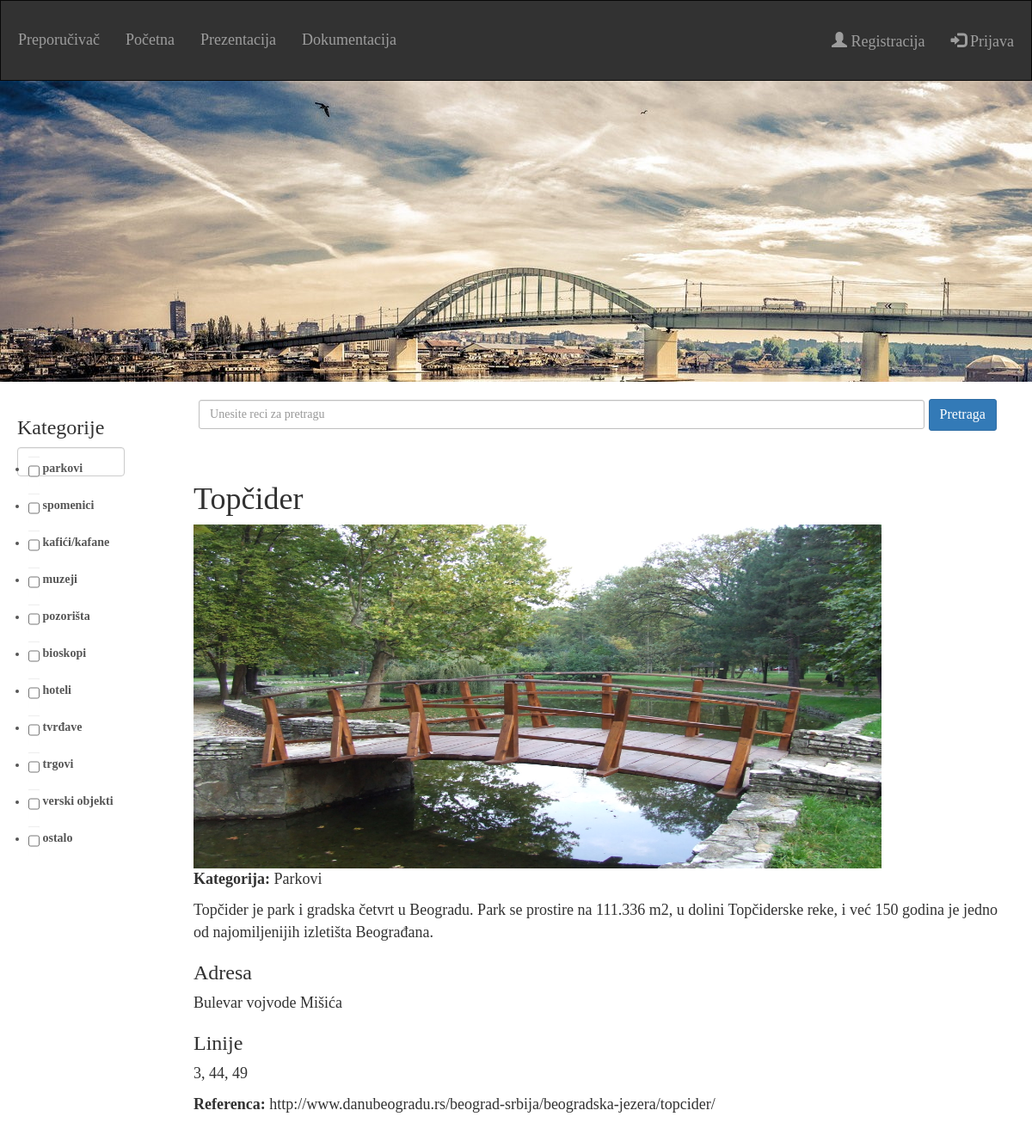
Page /preporucivac/13/ on the committed database.
### preporucivac/models.py (models this page shows, shortened)
class Mesto(models.Model):
	naziv = models.CharField(max_length=256)
	tip = models.IntegerField()
	slika = models.CharField(max_length=256)
	opis = models.TextField()
	adresa = models.CharField(max_length=256)
	linije = models.CharField(max_length=256)
	referenca = models.CharField(max_length=256)
	brojac = models.BigIntegerField()

### preporucivac/views.py (the view, shortened to what this page needs)
# urls.py: url(r'^(?P<id>[0-9]+)/$', views.details, name='details'),
def details(request, id):
	form = SearchForm()
	try:
		mesto = Mesto.objects.filter(pk = id)
	except Mesto.DoesNotExist:
		raise Http404("Mesto ne postoji.")
	mesto.update(brojac=F('brojac') + 1)
	mesto = Mesto.objects.get(pk = id)
	tipovi = ["Parkovi", "Spomenici", "Kafići/kafane", "Muzeji", "Pozorišta", "Bioskopi", "Hoteli", "Tvrđave", "Trgovi", "Verski objekti", "Ostalo"]
	context = {
		'mesto': mesto,
		'form': form,
		'tip': tipovi[mesto.tip - 1],
	}
	return render(request, 'preporucivac/details.html', context)

### preporucivac/forms.py
class SearchForm(forms.Form):
	q = forms.CharField(label = 'Pretraga', max_length = 256, required = False, widget = forms.TextInput(attrs = {'size' : 100}))
	KATEGORIJE = (
		(1, 'parkovi'),
		(2, 'spomenici'),
		(3, 'kafići/kafane'),
		(4, 'muzeji'),
		(5, 'pozorišta'),
		(6, 'bioskopi'),
		(7, 'hoteli'),
		(8, 'tvrđave'),
		(9, 'trgovi'),
		(10, 'verski objekti'),
		(11, 'ostalo'),
	)
	kategorija = forms.MultipleChoiceField(choices = KATEGORIJE, required = False, widget = forms.CheckboxSelectMultiple)

### preporucivac/templates/preporucivac/details.html (shortened to what this page needs)
{% extends 'base.html' %}
{% block content %}
	<h1>{{ mesto.naziv }}</h1>
	<img src="/static/preporucivac/images/{{ mesto.slika }}" width=800px height=400px>
	<p style="color: rgb(50, 50, 50)"><b>Kategorija: </b>{{ tip }}</p>
	<p>{{ mesto.opis }}</p>
	<h3>Adresa</h3>
	<p>{{ mesto.adresa }}</p>
	<h3>Linije</h3>
	<p>{{ mesto.linije }}</p>
	<p><b>Referenca: </b><a href="{{ mesto.referenca }}">{{ mesto.referenca }}</a></p>
{% endblock %}

### preporucivac/static/preporucivac/styles/base.css (style rules this page uses)
#myBody { width: 100%; font-family: FiraSansRegular; color: #323232; font-size: 18px; background-color: white; }
#id_q { padding: 6px 12px; border: 1px solid #c0c0c0; border-radius: 3px; font-family: FiraSansRegular; }
#content a { color: #323232; text-decoration: none; }

### rows in the picture
Mesto: naziv "Topčider", slika (picture), opis "Topčider je park i gradska četvrt u Beogradu. Park se prostire na 111.336 m2, u dolini Topčiderske reke, i već 150 godina je jedno od najomiljenijih izletišta Beograđana.", adresa "Bulevar vojvode Mišića", linije "3, 44, 49", referenca "http://www.danubeogradu.rs/beograd-srbija/beogradska-jezera/topcider/"

### other values in the picture
{{ tip }} "Parkovi"
